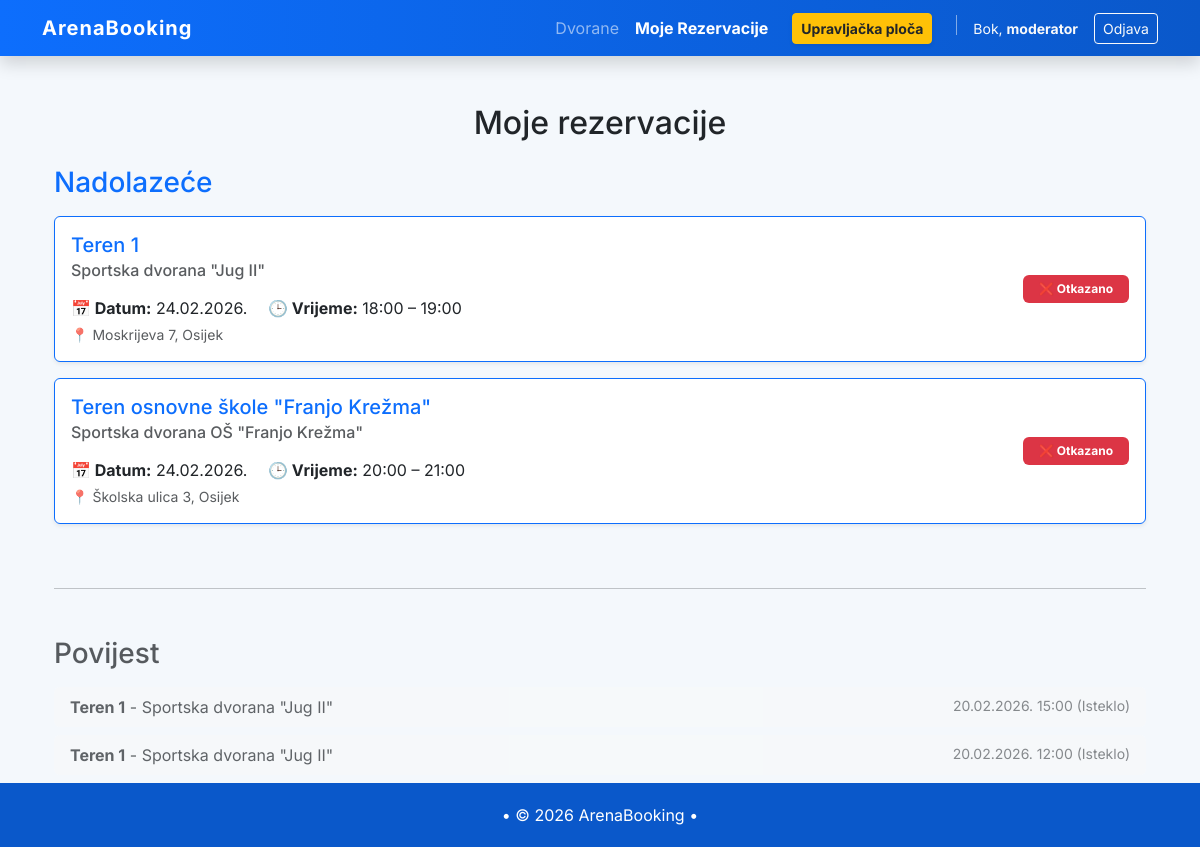
/bookings/ (signed in), run on the app's committed database.
### bookings/models.py (models this page shows, shortened)
class Booking(models.Model):
    user = models.ForeignKey(User, on_delete=models.CASCADE, related_name="bookings")
    court = models.ForeignKey(Court, on_delete=models.CASCADE, related_name="bookings")
    start_datetime = models.DateTimeField()
    end_datetime = models.DateTimeField()
    created_at = models.DateTimeField(auto_now_add=True)
    STATUS_CHOICES = [
        ('pending', 'Na čekanju'),
        ('confirmed', 'Potvrđeno'),
        ('cancelled', 'Otkazano'),
    ]
    status = models.CharField(
        max_length=20,
        choices=STATUS_CHOICES,
        default='pending'
    )
    class Meta:
        permissions = [
        ("can_approve_booking", "Can approve booking"),
    ]

### facilities/models.py (models this page shows, shortened)
class Court(models.Model):
    class Sport(models.TextChoices):
        FOOTBALL = "football", "Nogomet"
        BASKETBALL = "basketball", "Košarka"
        TENNIS = "tennis", "Tenis"
        PADEL = "padel", "Padel"
        OTHER = "other", "Ostalo"
    sport = models.CharField(
    max_length=20,
    choices=Sport.choices,
    blank=True,
    null=True
    )
    facility = models.ForeignKey(Facility, on_delete=models.CASCADE, related_name="courts")
    name = models.CharField(max_length=80)
    is_active = models.BooleanField(default=True)

class Facility(models.Model):
    name = models.CharField(max_length=120)
    address = models.CharField(max_length=200)
    city = models.CharField(max_length=80, blank=True)
    is_active = models.BooleanField(default=True)
    working_from = models.TimeField(default=time(8, 0))  # Podrazumijevano 08:00
    working_till = models.TimeField(default=time(22, 0)) # Podrazumijevano 22:00
    class Meta:
        verbose_name = "Facility"
        verbose_name_plural = "Facilities"

### bookings/views.py (the view)
# urls.py: path('bookings/', include('bookings.urls')),
@login_required
def bookings(request):
    if request.user.is_superuser:
        raise PermissionDenied("Admin nema pristup rezervacijama.")
    now = timezone.now()
    user_bookings = (
        Booking.objects
        .filter(user=request.user)
        .select_related("court")
        .order_by("-start_datetime")
    )
    active_bookings = user_bookings.filter(end_datetime__gt=now).order_by("start_datetime")
    past_bookings = user_bookings.filter(end_datetime__lte=now).order_by("-start_datetime")
    return render(request, "bookings/bookings.html", {
        "active_bookings": active_bookings,
        "past_bookings": past_bookings,
        "now": now,
    })

### bookings/templates/bookings/bookings.html (shortened to what this page needs)
{% extends "base.html" %}
{% block content %}
<div class="container mt-4">
    <h2 class="mb-4 text-center">Moje rezervacije</h2>
    <h3 class="text-primary mb-3">Nadolazeće</h3>
    {% if active_bookings %}
        <div class="row">
            {% for b in active_bookings %}
                <div class="col-12 mb-3">
                    <div class="card border-primary shadow-sm">
                        <div class="card-body d-flex justify-content-between align-items-center">
                            <div>
                                <h5 class="card-title mb-1 text-primary">{{ b.court.name }}</h5>
                                <h6 class="text-muted mb-3">{{ b.court.facility.name }}</h6>
                                <p class="card-text mb-0">
                                    <strong>📅 Datum:</strong> {{ b.start_datetime|date:"d.m.Y." }}
                                    <span class="ms-3"><strong>🕒 Vrijeme:</strong> {{ b.start_datetime|date:"H:i" }} – {{ b.end_datetime|date:"H:i" }}</span>
                                </p>
                                <small class="text-muted d-block mt-1">📍 {{ b.court.facility.address }}, {{ b.court.facility.city }}</small>
                            </div>
                            <div class="text-end">
                                {% if b.status == 'pending' %}
                                    <span class="badge bg-warning text-dark p-2 px-3">⌛ Na čekanju</span>
                                {% elif b.status == 'confirmed' %}
                                    <span class="badge bg-success p-2 px-3">✅ Potvrđeno</span>
                                {% else %}
                                    <span class="badge bg-danger p-2 px-3">❌ Otkazano</span>
                                {% endif %}
                                </div>
                        </div>
                    </div>
                </div>
            {% endfor %}
        </div>
    {% else %}
        <div class="alert alert-light border shadow-sm text-center">Nema aktivnih rezervacija.</div>
    {% endif %}
    <hr class="my-5">
    <h3 class="text-muted mb-3">Povijest</h3>
    {% if past_bookings %}
        <div class="row">
            {% for b in past_bookings %}
                <div class="col-12 mb-2" style="opacity: 0.7;">
                    <div class="card bg-light border-0">
                        <div class="card-body py-2 d-flex justify-content-between">
                            <span><strong>{{ b.court.name }}</strong> - {{ b.court.facility.name }}</span>
                            <span class="text-muted small">{{ b.start_datetime|date:"d.m.Y. H:i" }} (Isteklo)</span>
                        </div>
                    </div>
                </div>
            {% endfor %}
        </div>
    {% else %}
        <p class="text-muted italic">Povijest rezervacija je prazna.</p>
    {% endif %}
</div>
{% endblock %}

### ArenaBooking/templates/base.html (shortened to what this page needs)
<!DOCTYPE html>
<html lang="hr">
<head>
    <link href="https://cdn.jsdelivr.net/npm/bootstrap@5.3.3/dist/css/bootstrap.min.css" rel="stylesheet">
</head>
<body class="d-flex flex-column min-vh-100">
{% load static %}
<nav class="navbar navbar-expand-lg navbar-dark shadow">
    <div class="container">
        <a class="navbar-brand" href="{% url 'home' %}">ArenaBooking</a>
        <div class="collapse navbar-collapse justify-content-end" id="navbarNav">
            <ul class="navbar-nav align-items-center">
    <li class="nav-item">
        <a class="nav-link {% if 'facilities' in request.path %}active fw-bold{% endif %}"
           href="{% url 'facilities:facilities' %}">Dvorane</a>
    </li>
                {% if not user.is_superuser %}
                <li class="nav-item">
                    <a class="nav-link {% if 'bookings' in request.path and 'approve' not in request.path %}active fw-bold{% endif %}"
                    href="{% url 'bookings:bookings' %}">
                    Moje Rezervacije
                    </a>
                </li>
                {% endif %}
                {% if perms.bookings.can_approve_booking and not user.is_superuser %}
                <li class="nav-item ms-lg-3">
                    <a class="btn btn-sm btn-warning fw-bold text-dark shadow-sm"
                    href="{% url 'bookings:approve_bookings' %}">
                        Upravljačka ploča
                    </a>
                </li>
            {% endif %}
            <div class="d-flex align-items-center ms-lg-3">
                {% if user.is_authenticated %}
                    <span class="text-light me-3 small">Bok, <strong>{{ user.username }}</strong></span>
                    <form action="{% url 'logout' %}" method="post" class="d-inline">
                        <button type="submit" class="btn btn-outline-light btn-sm">Odjava</button>
                    </form>
                {% else %}
                    <a href="{% url 'login' %}" class="btn btn-outline-light btn-sm me-2">Prijava</a>
                    <a href="{% url 'accounts:signup' %}" class="btn btn-warning btn-sm fw-bold text-dark">Registracija</a>
                {% endif %}
            </div>
            </ul>
        </div>
    </div>
</nav>
<main class="flex-fill">
  <div class="container mt-5">
        {% block content %}
        {% endblock %}
    </div>
</main>
<footer class="text-center mt-auto">
    <div class="container">
        <p class="mb-0">• © 2026 ArenaBooking •</p>
    </div>
</footer>
</body>
</html>

### ArenaBooking/templates/base.html (style rules this page uses)
body { font-family: 'Inter', sans-serif; background-color: #f4f8fc; }
.navbar { background: linear-gradient(90deg, #0d6efd, #0a58ca); }
.navbar-brand { font-weight: 700; letter-spacing: 1px; }
footer { background-color: #0a58ca; color: white; padding: 20px 0; margin-top: 80px; }

### data on the page
Booking: court.name "Teren 1", court.facility.name "Sportska dvorana \"Jug II\"", start_datetime "24.02.2026.", start_datetime "18:00", end_datetime "19:00", court.facility.address "Moskrijeva 7", court.facility.city "Osijek", status "❌ Otkazano"
Booking: court.name "Teren osnovne škole \"Franjo Krežma\"", court.facility.name "Sportska dvorana OŠ \"Franjo Krežma\"", start_datetime "24.02.2026.", start_datetime "20:00", end_datetime "21:00", court.facility.address "Školska ulica 3", court.facility.city "Osijek", status "❌ Otkazano"
Booking: court.name "Teren 1", court.facility.name "Sportska dvorana \"Jug II\"", start_datetime "20.02.2026. 15:00"
Booking: court.name "Teren 1", court.facility.name "Sportska dvorana \"Jug II\"", start_datetime "20.02.2026. 12:00"

### other printed values
{{ user.username }} "moderator"
